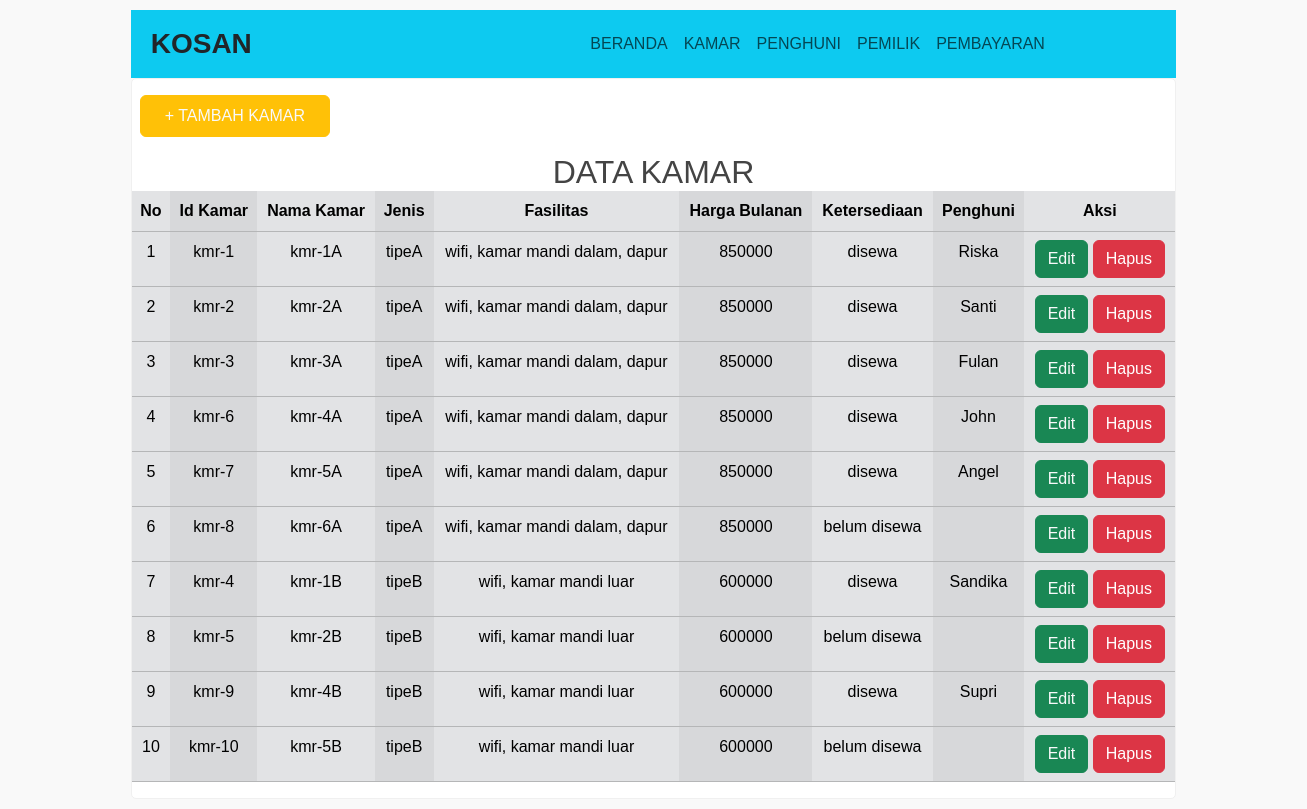
/home.php?page=kamar, run on the app's committed database.
### tables this page shows
CREATE TABLE `penghuni` (
  `IdPenghuni` varchar(255) NOT NULL,
  `NamaPenghuni` varchar(255) DEFAULT NULL,
  `JenisKelamin` enum('pria','perempuan') DEFAULT NULL,
  `TanggalMasuk` date DEFAULT NULL,
  `IdKamar` varchar(255) DEFAULT NULL,
  `TanggalKeluar` date DEFAULT NULL,
  PRIMARY KEY (`IdPenghuni`),
  KEY `IdKamar` (`IdKamar`),
  CONSTRAINT `penghuni_ibfk_1` FOREIGN KEY (`IdKamar`) REFERENCES `kamar` (`IdKamar`)
);

CREATE TABLE `kamar` (
  `IdKamar` varchar(255) NOT NULL,
  `NamaKamar` varchar(255) DEFAULT NULL,
  `JenisKamar` enum('tipeA','tipeB') DEFAULT NULL,
  `Fasilitas` varchar(255) DEFAULT NULL,
  `HargaBulanan` int(11) DEFAULT NULL,
  `ketersediaan` enum('disewa','belum disewa') DEFAULT NULL,
  PRIMARY KEY (`IdKamar`)
);

### kamar.php (the view, shortened to what this page needs)
<!DOCTYPE html>
<html lang="en">
<head>
    <link href="https://cdn.jsdelivr.net/npm/bootstrap@5.3.3/dist/css/bootstrap.min.css" rel="stylesheet">
    <link rel="stylesheet" type="text/css" href="./style.css">
</head>
<body>
    <button type="button" class="btn btn-warning mx-2 my-3 m-0 pb-2 px-4 pt-2">
        <a href="tambahkamar.php" class="text-light text-decoration-none">+ TAMBAH KAMAR</a>
    </button>
    <br>
    <h2 class="text-center m-0 mx-auto rounded " style="max-width: fit-content;">DATA KAMAR</h2>
    <table class="table table-secondary table-striped-columns text-center">
        <thead>
            <tr>
                <th>No</th>
                <th>Id Kamar</th>
                <th>Nama Kamar</th>
                <th>Jenis</th>
                <th>Fasilitas</th>
                <th>Harga Bulanan</th>
                <th>Ketersediaan</th>
                <th>Penghuni</th>
                <th>Aksi</th>
            </tr>
        </thead>
        <tbody>
            <?php
            include 'koneksi.php';
            $no = 1;
            $data = mysqli_query($koneksi, 'SELECT
                    kamar.IdKamar,
                    kamar.NamaKamar,
                    kamar.JenisKamar,
                    kamar.Fasilitas,
                    kamar.HargaBulanan,
                    kamar.ketersediaan,
                    penghuni.NamaPenghuni
                FROM
                    kamar
                LEFT JOIN
                    penghuni
                ON
                    kamar.IdKamar = penghuni.IdKamar
                ORDER BY kamar.JenisKamar');
            while($d = mysqli_fetch_array($data)){
                ?>
                <tr>
                    <td><?php echo $no++; ?></td>
                    <td><?php echo $d['IdKamar']; ?></td>
                    <td><?php echo $d['NamaKamar']; ?></td>
                    <td><?php echo $d['JenisKamar']; ?></td>
                    <td><?php echo $d['Fasilitas']; ?></td>
                    <td><?php echo $d['HargaBulanan']; ?></td>
                    <td><?php echo $d['ketersediaan']; ?></td>
                    <td><?php echo $d['NamaPenghuni']; ?></td>
                    <td>
                        <button type="button" class="btn btn-success">
                            <a href="editkamar.php?idkamar=<?php echo $d['IdKamar']; ?>" class="text-light text-decoration-none">Edit</a>
                        </button>
                        <button type="button" class="btn btn-danger" onclick="confirmDelete('<?php echo $d['IdKamar']; ?>')">Hapus</button>
                    </td>
                </tr>
                <?php
            }
            ?>
        </tbody>
    </table>
</body>
</html>

### home.php (shortened to what this page needs)
<!DOCTYPE html>
<html>
<head>
	<link href="https://cdn.jsdelivr.net/npm/bootstrap@5.3.3/dist/css/bootstrap.min.css" rel="stylesheet">
	<link rel="stylesheet" type="text/css" href="./assets/style.css">
</head>
<body>
<div class="content">
	<nav class="navbar navbar-expand-lg bg-info">
    <div class="container">
        <a href="home.php?page=beranda" class="navbar-brand text-decoration-none fs-3 fw-bold text-dark px-2">KOSAN</a>
        <div class="collapse navbar-collapse justify-content-end" id="navbarNav">
            <ul class="navbar-nav">
                <li class="nav-item">
                    <a href="home.php?page=beranda" class="nav-link">BERANDA</a>
                </li>
                <li class="nav-item">
                    <a class="nav-link" href="home.php?page=kamar">KAMAR</a>
                </li>
                <li class="nav-item">
                    <a class="nav-link" href="home.php?page=penghuni">PENGHUNI</a>
                </li>
                <li class="nav-item">
                    <a class="nav-link" href="home.php?page=pengelola">PEMILIK</a>
                </li>
                <li class="nav-item">
                    <a class="nav-link" href="home.php?page=pembayaran">PEMBAYARAN</a>
                </li>
            </ul>
        </div>
    </div>
</nav>
    <div class="badan">
	<?php
	if(isset($_GET['page'])){
		$page = $_GET['page'];
		switch ($page) {
			case 'kamar':
				include "kamar.php";
				break;
		}
	}else{
		include "beranda.php";
	}
	 ?>
   </div>
</div>
</body>
</html>

### assets/style.css (style rules this page uses)
body { background-color:#f9f9f9; font-size:16px; color: #444; font-family: sans-serif; }
.content { width: 80%; margin: 10px auto; }
.badan { background-color: white; border-radius: 5px; border: 1px solid #f0f0f0; margin-bottom: 10px; }
.collapse { padding: 0 8px; }
@media (min-width: 1024px) { .collapse { padding: 0 30%; } }

### style.css (style rules this page uses)
body { background-color:#f9f9f9; font-size:16px; color: #444; font-family: sans-serif; }
.content { width: 80%; margin: 10px auto; }
div.badan { background-color: white; border-radius: 5px; border: 1px solid #f0f0f0; margin-bottom: 10px; }

### data on the page
penghuni: IdKamar.IdKamar "kmr-1", IdKamar.NamaKamar "kmr-1A", IdKamar.JenisKamar "tipeA", IdKamar.Fasilitas "wifi, kamar mandi dalam, dapur", IdKamar.HargaBulanan "850000", IdKamar.ketersediaan "disewa", NamaPenghuni "Riska"
penghuni: IdKamar.IdKamar "kmr-2", IdKamar.NamaKamar "kmr-2A", IdKamar.JenisKamar "tipeA", IdKamar.Fasilitas "wifi, kamar mandi dalam, dapur", IdKamar.HargaBulanan "850000", IdKamar.ketersediaan "disewa", NamaPenghuni "Santi"
penghuni: IdKamar.IdKamar "kmr-3", IdKamar.NamaKamar "kmr-3A", IdKamar.JenisKamar "tipeA", IdKamar.Fasilitas "wifi, kamar mandi dalam, dapur", IdKamar.HargaBulanan "850000", IdKamar.ketersediaan "disewa", NamaPenghuni "Fulan"
penghuni: IdKamar.IdKamar "kmr-6", IdKamar.NamaKamar "kmr-4A", IdKamar.JenisKamar "tipeA", IdKamar.Fasilitas "wifi, kamar mandi dalam, dapur", IdKamar.HargaBulanan "850000", IdKamar.ketersediaan "disewa", NamaPenghuni "John"
penghuni: IdKamar.IdKamar "kmr-7", IdKamar.NamaKamar "kmr-5A", IdKamar.JenisKamar "tipeA", IdKamar.Fasilitas "wifi, kamar mandi dalam, dapur", IdKamar.HargaBulanan "850000", IdKamar.ketersediaan "disewa", NamaPenghuni "Angel"
kamar: IdKamar "kmr-8", NamaKamar "kmr-6A", JenisKamar "tipeA", Fasilitas "wifi, kamar mandi dalam, dapur", HargaBulanan "850000", ketersediaan "belum disewa"
penghuni: IdKamar.IdKamar "kmr-4", IdKamar.NamaKamar "kmr-1B", IdKamar.JenisKamar "tipeB", IdKamar.Fasilitas "wifi, kamar mandi luar", IdKamar.HargaBulanan "600000", IdKamar.ketersediaan "disewa", NamaPenghuni "Sandika"
kamar: IdKamar "kmr-5", NamaKamar "kmr-2B", JenisKamar "tipeB", Fasilitas "wifi, kamar mandi luar", HargaBulanan "600000", ketersediaan "belum disewa"
penghuni: IdKamar.IdKamar "kmr-9", IdKamar.NamaKamar "kmr-4B", IdKamar.JenisKamar "tipeB", IdKamar.Fasilitas "wifi, kamar mandi luar", IdKamar.HargaBulanan "600000", IdKamar.ketersediaan "disewa", NamaPenghuni "Supri"
kamar: IdKamar "kmr-10", NamaKamar "kmr-5B", JenisKamar "tipeB", Fasilitas "wifi, kamar mandi luar", HargaBulanan "600000", ketersediaan "belum disewa"
